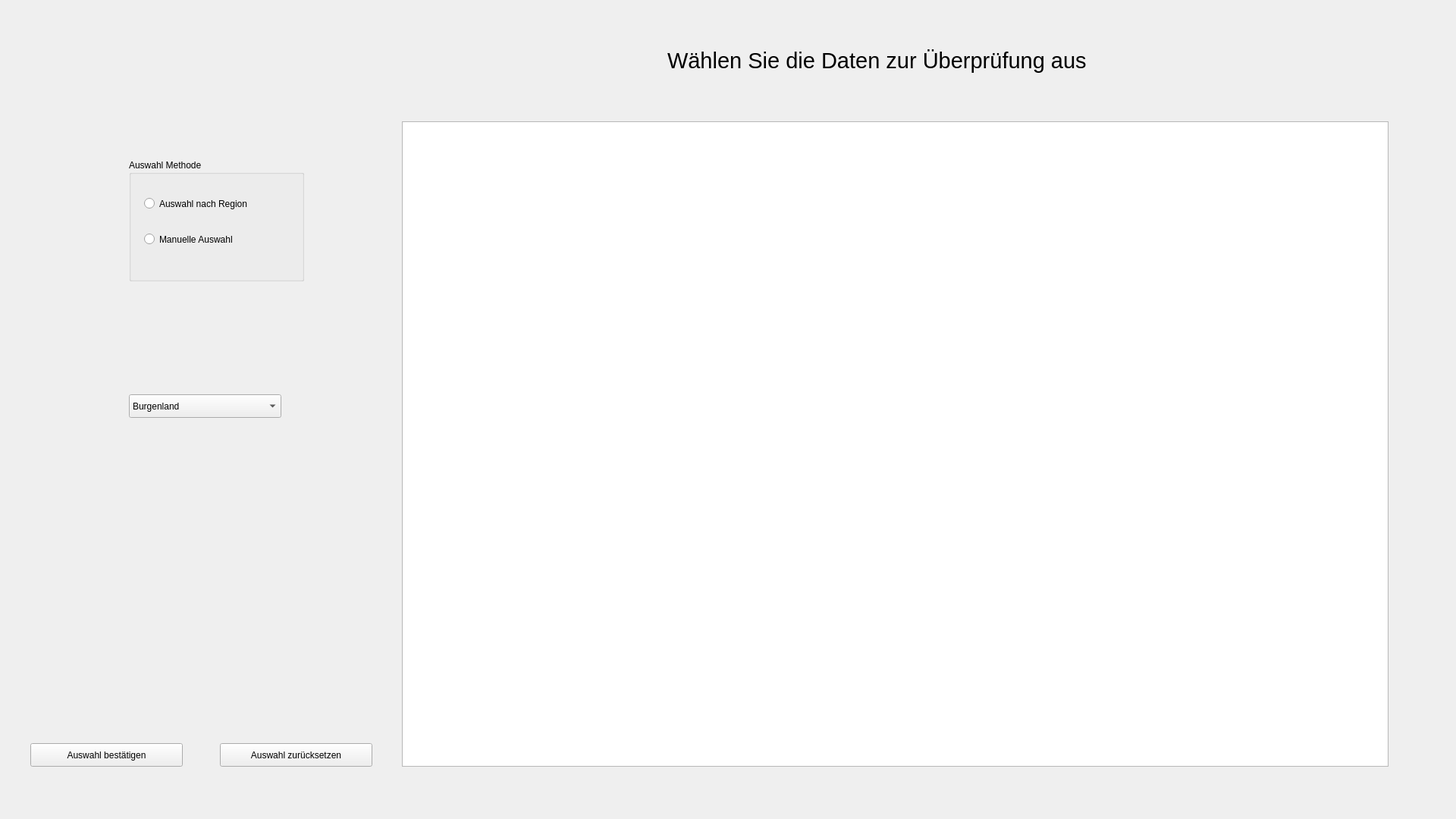
<?xml version="1.0" encoding="UTF-8"?>
<ui version="4.0">
 <class>MainWindow</class>
 <widget class="QMainWindow" name="MainWindow">
  <property name="geometry">
   <rect>
    <x>0</x>
    <y>0</y>
    <width>1920</width>
    <height>1080</height>
   </rect>
  </property>
  <property name="windowTitle">
   <string>MainWindow</string>
  </property>
  <property name="tabShape">
   <enum>QTabWidget::Triangular</enum>
  </property>
  <widget class="QWidget" name="centralwidget">
   <widget class="QTableWidget" name="tableWidget">
    <property name="geometry">
     <rect>
      <x>530</x>
      <y>160</y>
      <width>1301</width>
      <height>851</height>
     </rect>
    </property>
    <property name="toolTip">
     <string>&lt;html&gt;&lt;head/&gt;&lt;body&gt;&lt;p&gt;Dies ist die Datenbank der an Covid-19 erkrankten Personen. Sie können die gewünschten Einträge entweder nach Region oder manuell auswählen. Wenn Sie fertig sind klicken Sie auf 'Auswahl bestätigen' um mit der Kommunikation zu beginnen.&lt;/p&gt;&lt;/body&gt;&lt;/html&gt;</string>
    </property>
    <property name="midLineWidth">
     <number>0</number>
    </property>
   </widget>
   <widget class="QPushButton" name="reset_selection">
    <property name="geometry">
     <rect>
      <x>290</x>
      <y>980</y>
      <width>201</width>
      <height>31</height>
     </rect>
    </property>
    <property name="text">
     <string>Auswahl zurücksetzen</string>
    </property>
   </widget>
   <widget class="QPushButton" name="conf_selection">
    <property name="geometry">
     <rect>
      <x>40</x>
      <y>980</y>
      <width>201</width>
      <height>31</height>
     </rect>
    </property>
    <property name="text">
     <string>Auswahl bestätigen</string>
    </property>
   </widget>
   <widget class="QLabel" name="label">
    <property name="geometry">
     <rect>
      <x>880</x>
      <y>60</y>
      <width>601</width>
      <height>41</height>
     </rect>
    </property>
    <property name="text">
     <string>&lt;html&gt;&lt;head/&gt;&lt;body&gt;&lt;p&gt;&lt;span style=&quot; font-size:22pt;&quot;&gt;Wählen Sie die Daten zur Überprüfung aus&lt;/span&gt;&lt;/p&gt;&lt;/body&gt;&lt;/html&gt;</string>
    </property>
   </widget>
   <widget class="QComboBox" name="county_selector">
    <property name="enabled">
     <bool>true</bool>
    </property>
    <property name="geometry">
     <rect>
      <x>170</x>
      <y>520</y>
      <width>201</width>
      <height>31</height>
     </rect>
    </property>
    <property name="cursor">
     <cursorShape>ArrowCursor</cursorShape>
    </property>
    <property name="autoFillBackground">
     <bool>false</bool>
    </property>
    <property name="editable">
     <bool>false</bool>
    </property>
    <property name="duplicatesEnabled">
     <bool>false</bool>
    </property>
    <item>
     <property name="text">
      <string>Burgenland</string>
     </property>
    </item>
    <item>
     <property name="text">
      <string>Kärnten</string>
     </property>
    </item>
    <item>
     <property name="text">
      <string>Niederösterreich</string>
     </property>
    </item>
    <item>
     <property name="text">
      <string>Oberösterreich</string>
     </property>
    </item>
    <item>
     <property name="text">
      <string>Salzburg</string>
     </property>
    </item>
    <item>
     <property name="text">
      <string>Steiermark</string>
     </property>
    </item>
    <item>
     <property name="text">
      <string>Tirol</string>
     </property>
    </item>
    <item>
     <property name="text">
      <string>Vorarlberg</string>
     </property>
    </item>
    <item>
     <property name="text">
      <string>Wien</string>
     </property>
    </item>
    <item>
     <property name="text">
      <string>Österreich</string>
     </property>
    </item>
   </widget>
   <widget class="QRadioButton" name="manual_radio">
    <property name="geometry">
     <rect>
      <x>190</x>
      <y>300</y>
      <width>201</width>
      <height>31</height>
     </rect>
    </property>
    <property name="text">
     <string>Manuelle Auswahl</string>
    </property>
   </widget>
   <widget class="QGroupBox" name="selection_group">
    <property name="geometry">
     <rect>
      <x>170</x>
      <y>210</y>
      <width>231</width>
      <height>161</height>
     </rect>
    </property>
    <property name="title">
     <string>Auswahl Methode</string>
    </property>
    <property name="flat">
     <bool>false</bool>
    </property>
    <property name="checkable">
     <bool>false</bool>
    </property>
    <widget class="QRadioButton" name="region_radio">
     <property name="geometry">
      <rect>
       <x>20</x>
       <y>50</y>
       <width>201</width>
       <height>17</height>
      </rect>
     </property>
     <property name="text">
      <string>Auswahl nach Region</string>
     </property>
    </widget>
   </widget>
   <zorder>selection_group</zorder>
   <zorder>tableWidget</zorder>
   <zorder>reset_selection</zorder>
   <zorder>conf_selection</zorder>
   <zorder>label</zorder>
   <zorder>county_selector</zorder>
   <zorder>manual_radio</zorder>
  </widget>
  <widget class="QMenuBar" name="menuBar">
   <property name="geometry">
    <rect>
     <x>0</x>
     <y>0</y>
     <width>1920</width>
     <height>21</height>
    </rect>
   </property>
  </widget>
 </widget>
 <resources/>
 <connections/>
</ui>
